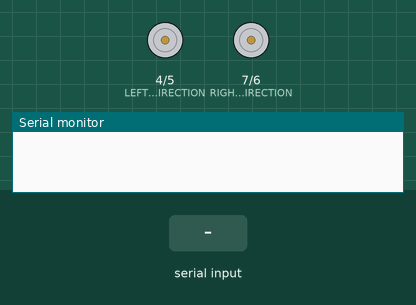
The sketch below on a simulated Arduino Uno, built with avr-gcc and run on an emulated ATmega328P. Parts: direction and speed pins drawn as motors (green arrow = direction pin HIGH = forward, orange = LOW = backward, longer = more drive), the last lines printed to the serial monitor. The test bench sets the inputs (shaded band).

Above: at 1.2 s.
1.3 s: "F" received over Serial
At 2.5 s:
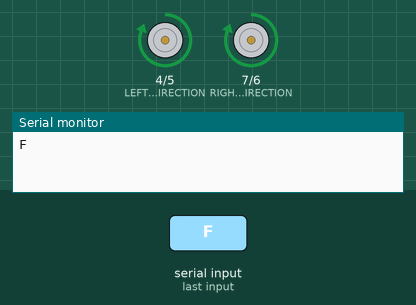
2.8 s: "B" received over Serial
At 3.9 s:
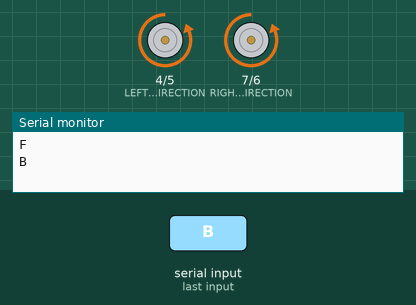
4.3 s: "G" received over Serial
At 5.0 s:
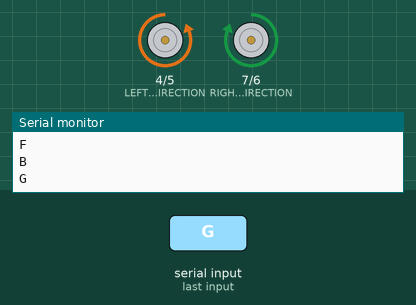
5.8 s: "I" received over Serial
At 6.1 s:
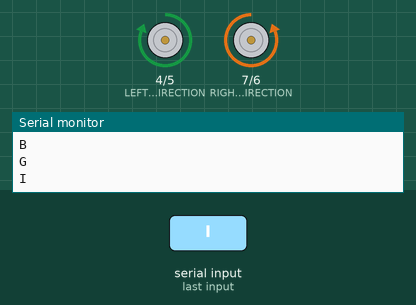
Timing chart, 0 to 8.3 s (numbered marks = the images above; inputs shaded):
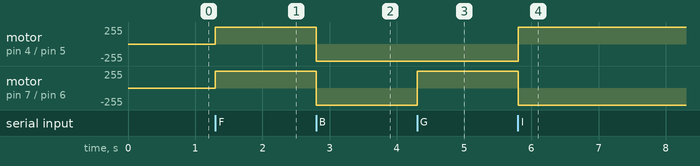

The sketch:

arduino_car.ino
```cpp
char command;

// LEFT MOTOR
int LEFT_MOTOR_DIRECTION  = 4;
int LEFT_MOTOR_SPEED = 5;

// RIGHT MOTOR
int RIGHT_MOTOR_DIRECTION  = 7;
int RIGHT_MOTOR_SPEED = 6;

int maxSpeed = 255;
int actualSpeed = maxSpeed;


void setup() {
  pinMode(LEFT_MOTOR_SPEED, OUTPUT);
  pinMode(LEFT_MOTOR_DIRECTION, OUTPUT);
  pinMode(RIGHT_MOTOR_SPEED, OUTPUT);
  pinMode(RIGHT_MOTOR_DIRECTION, OUTPUT);

  Serial.begin(9600);
}


void goForward() {
  digitalWrite(LEFT_MOTOR_DIRECTION, HIGH);
  analogWrite(LEFT_MOTOR_SPEED, actualSpeed);

  digitalWrite(RIGHT_MOTOR_DIRECTION, HIGH);
  analogWrite(RIGHT_MOTOR_SPEED, actualSpeed);
}

void goBackward() {
  digitalWrite(LEFT_MOTOR_DIRECTION, LOW);
  analogWrite(LEFT_MOTOR_SPEED, actualSpeed);

  digitalWrite(RIGHT_MOTOR_DIRECTION, LOW);
  analogWrite(RIGHT_MOTOR_SPEED, actualSpeed);
}

void stopCar() {
  digitalWrite(LEFT_MOTOR_DIRECTION, LOW);
  digitalWrite(RIGHT_MOTOR_DIRECTION, LOW);
  analogWrite(LEFT_MOTOR_SPEED, LOW);
  analogWrite(RIGHT_MOTOR_SPEED, LOW);
}

void goForwardLeft() {
  digitalWrite(LEFT_MOTOR_DIRECTION, LOW);
  analogWrite(LEFT_MOTOR_SPEED, actualSpeed);

  digitalWrite(RIGHT_MOTOR_DIRECTION, HIGH);
  analogWrite(RIGHT_MOTOR_SPEED, actualSpeed);
}

void goForwardRight() {
  digitalWrite(LEFT_MOTOR_DIRECTION, HIGH);
  analogWrite(LEFT_MOTOR_SPEED, actualSpeed);

  digitalWrite(RIGHT_MOTOR_DIRECTION, LOW);
  analogWrite(RIGHT_MOTOR_SPEED, actualSpeed);
}

void goBackwardLeft() {
  digitalWrite(LEFT_MOTOR_DIRECTION, HIGH);
  analogWrite(LEFT_MOTOR_SPEED, actualSpeed);

  digitalWrite(RIGHT_MOTOR_DIRECTION, LOW);
  analogWrite(RIGHT_MOTOR_SPEED, actualSpeed);
}

void goBackwardRight() {
  digitalWrite(LEFT_MOTOR_DIRECTION, LOW);
  analogWrite(LEFT_MOTOR_SPEED, actualSpeed);

  digitalWrite(RIGHT_MOTOR_DIRECTION, HIGH);
  analogWrite(RIGHT_MOTOR_SPEED, actualSpeed);
}

void loop() {
  if (Serial.available()) {
    command = Serial.read();
    Serial.println(command);

    if (command == 'S') {
      stopCar();
    } else if (command == 'F') {
      goForward();
    } else if (command == 'B') {
      goBackward();
    } else if (command == 'G') {
      goForwardLeft();
    } else if (command == 'I') {
      goForwardRight();
    } else if (command == 'H') {
      goBackwardLeft();
    } else if (command == 'J') {
      goBackwardRight();
    } else {
      stopCar();
    }
  }
}
```

Measured:
- after the input at 1.3 s, motor on pin 4 (LEFT_MOTOR_DIRECTION) / pin 5 (LEFT_MOTOR_SPEED), motor on pin 7 (RIGHT_MOTOR_DIRECTION) / pin 6 (RIGHT_MOTOR_SPEED): stopped → forward 255/255 at once
- after the input at 2.8 s, motor on pin 4 (LEFT_MOTOR_DIRECTION) / pin 5 (LEFT_MOTOR_SPEED), motor on pin 7 (RIGHT_MOTOR_DIRECTION) / pin 6 (RIGHT_MOTOR_SPEED): forward 255/255 → backward 255/255 at once
- after the input at 4.3 s, motor on pin 7 (RIGHT_MOTOR_DIRECTION) / pin 6 (RIGHT_MOTOR_SPEED): backward 255/255 → forward 255/255 at once
- after the input at 5.8 s, motor on pin 4 (LEFT_MOTOR_DIRECTION) / pin 5 (LEFT_MOTOR_SPEED): backward 255/255 → forward 255/255 at once; motor on pin 7 (RIGHT_MOTOR_DIRECTION) / pin 6 (RIGHT_MOTOR_SPEED): forward 255/255 → backward 255/255 at once
